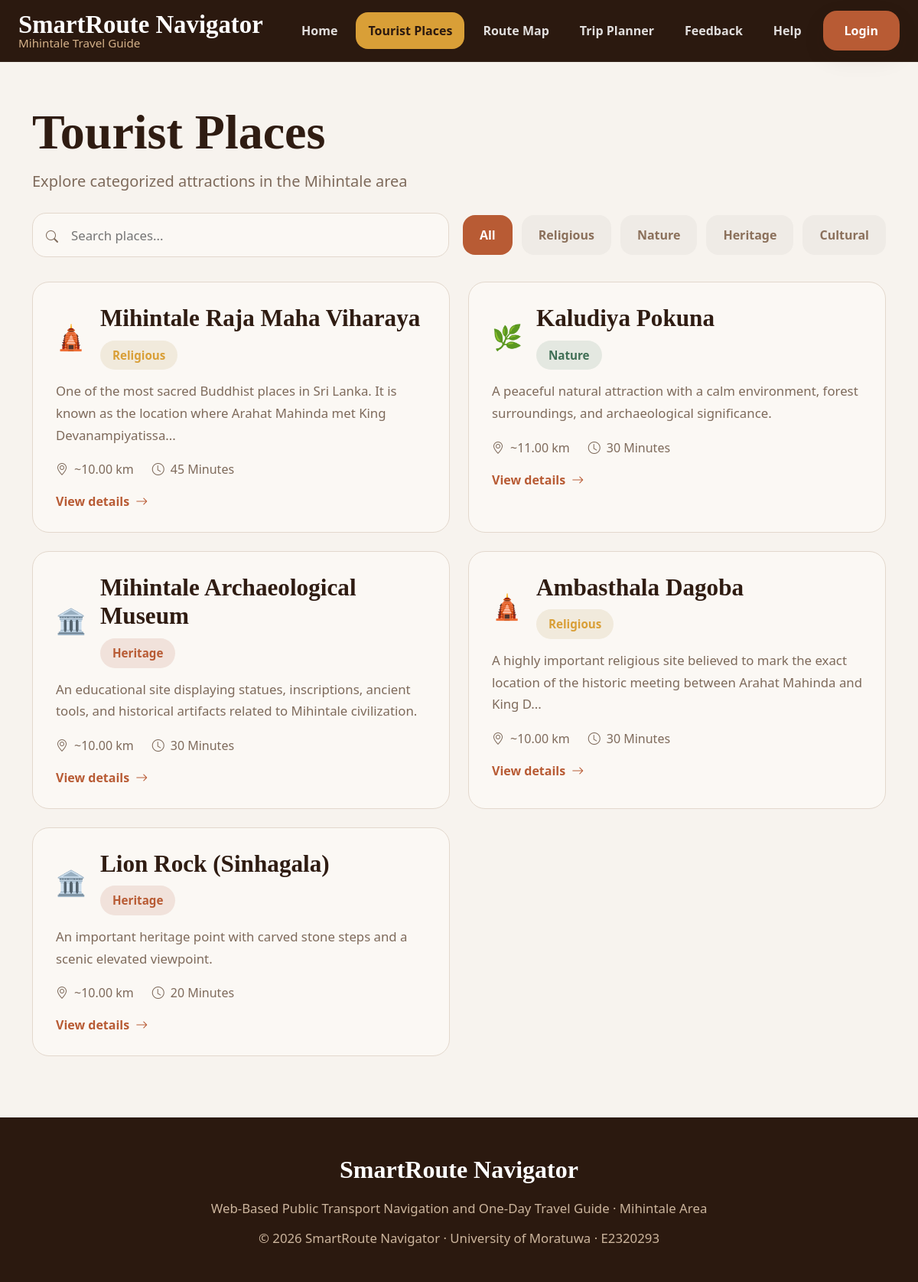
The app's page /pages/poi-list.php with its own data.
### tables this page shows
CREATE TABLE places (
    id INT AUTO_INCREMENT PRIMARY KEY,
    category_id INT NOT NULL,
    name VARCHAR(255) NOT NULL,
    description TEXT NOT NULL,
    location_name VARCHAR(255),
    distance_km DECIMAL(5,2),
    recommended_time VARCHAR(100),
    visit_duration VARCHAR(100),
    tips TEXT,
    image_url TEXT,
    map_embed_url TEXT,
    created_at TIMESTAMP DEFAULT CURRENT_TIMESTAMP,
    updated_at TIMESTAMP DEFAULT CURRENT_TIMESTAMP ON UPDATE CURRENT_TIMESTAMP,
    FOREIGN KEY (category_id) REFERENCES categories(id) ON DELETE CASCADE
);

CREATE TABLE categories (
    id INT AUTO_INCREMENT PRIMARY KEY,
    name VARCHAR(100) NOT NULL,
    description TEXT
);

### pages/poi-list.php (the view, shortened to what this page needs)
<?php
include '../config/db.php';
$basePath = "../";
$currentPage = "places";
$search = isset($_GET['search']) ? trim($_GET['search']) : '';
$category = isset($_GET['category']) ? trim($_GET['category']) : '';
$sql = "SELECT places.*, categories.name AS category_name
        FROM places
        JOIN categories ON places.category_id = categories.id
        WHERE 1=1";
$sql .= " ORDER BY places.id ASC";
$stmt = $conn->prepare($sql);
$stmt->execute();
$result = $stmt->get_result();
include '../includes/header.php';
?>
<section class="section-padding" style="padding-top: 48px;">
  <div class="container">
    <div class="page-header">
      <h1>Tourist Places</h1>
      <p>Explore categorized attractions in the Mihintale area</p>
    </div>
    <form method="GET" action="" class="filter-bar">
      <div class="search-box">
        <i class="bi bi-search"></i>
        <input
          type="text"
          name="search"
          placeholder="Search places..."
          value="<?php echo htmlspecialchars($search); ?>"
        >
      </div>
      <div class="filter-pills">
        <a href="poi-list.php" class="<?php echo ($category === '' ? 'active' : ''); ?>">All</a>
        <a href="?category=Religious<?php echo $search !== '' ? '&search=' . urlencode($search) : ''; ?>" class="<?php echo ($category === 'Religious' ? 'active' : ''); ?>">Religious</a>
        <a href="?category=Nature<?php echo $search !== '' ? '&search=' . urlencode($search) : ''; ?>" class="<?php echo ($category === 'Nature' ? 'active' : ''); ?>">Nature</a>
        <a href="?category=Heritage<?php echo $search !== '' ? '&search=' . urlencode($search) : ''; ?>" class="<?php echo ($category === 'Heritage' ? 'active' : ''); ?>">Heritage</a>
        <a href="?category=Cultural<?php echo $search !== '' ? '&search=' . urlencode($search) : ''; ?>" class="<?php echo ($category === 'Cultural' ? 'active' : ''); ?>">Cultural</a>
      </div>
    </form>
    <div class="row g-4">
      <?php if ($result && $result->num_rows > 0): ?>
        <?php while ($row = $result->fetch_assoc()): ?>
          <?php
            $emoji = "📍";
            if ($row['category_name'] === 'Religious') $emoji = "🛕";
            if ($row['category_name'] === 'Nature') $emoji = "🌿";
            if ($row['category_name'] === 'Heritage') $emoji = "🏛️";
            $pillClass = "pill-cultural";
            if ($row['category_name'] === 'Religious') $pillClass = "pill-religious";
            if ($row['category_name'] === 'Nature') $pillClass = "pill-nature";
            if ($row['category_name'] === 'Heritage') $pillClass = "pill-heritage";
          ?>
          <div class="col-lg-6">
            <div class="place-card">
              <div class="place-top">
                <div class="place-emoji"><?php echo $emoji; ?></div>
                <div>
                  <h3><?php echo htmlspecialchars($row['name']); ?></h3>
                  <span class="category-pill <?php echo $pillClass; ?>" style="margin-bottom: 0;">
                    <?php echo htmlspecialchars($row['category_name']); ?>
                  </span>
                </div>
              </div>
              <p>
                <?php echo htmlspecialchars(mb_strimwidth($row['description'], 0, 130, '...')); ?>
              </p>
              <div class="place-meta">
                <span><i class="bi bi-geo-alt"></i> ~<?php echo htmlspecialchars($row['distance_km']); ?> km</span>
                <span><i class="bi bi-clock"></i> <?php echo htmlspecialchars($row['visit_duration']); ?></span>
              </div>
              <a href="poi-detail.php?id=<?php echo $row['id']; ?>" class="learn-link">
                View details <i class="bi bi-arrow-right"></i>
              </a>
            </div>
          </div>
        <?php endwhile; ?>
      <?php endif; ?>
    </div>
  </div>
</section>
<?php include '../includes/footer.php'; ?>

### includes/header.php (shortened to what this page needs)
<!DOCTYPE html>
<html lang="en">
<head>
  <link href="https://cdn.jsdelivr.net/npm/bootstrap@5.3.3/dist/css/bootstrap.min.css" rel="stylesheet">
  <link href="https://cdn.jsdelivr.net/npm/bootstrap-icons@1.11.3/font/bootstrap-icons.css" rel="stylesheet">
  <link rel="stylesheet" href="<?php echo $basePath; ?>assets/css/theme.css">
</head>
<body>
<nav class="navbar navbar-expand-lg custom-navbar">
  <div class="container-fluid px-4">
    <a class="navbar-brand" href="<?php echo $basePath; ?>index.php">
      SmartRoute Navigator
      <span class="brand-small">Mihintale Travel Guide</span>
    </a>
    <div class="collapse navbar-collapse" id="mainNav">
      <ul class="navbar-nav ms-auto align-items-lg-center">
        <li class="nav-item"><a class="nav-link <?php echo ($currentPage=='home')?'active':''; ?>" href="<?php echo $basePath; ?>index.php">Home</a></li>
        <li class="nav-item"><a class="nav-link <?php echo ($currentPage=='places')?'active':''; ?>" href="<?php echo $basePath; ?>pages/poi-list.php">Tourist Places</a></li>
        <li class="nav-item"><a class="nav-link <?php echo ($currentPage=='route')?'active':''; ?>" href="<?php echo $basePath; ?>pages/route.php">Route Map</a></li>
        <li class="nav-item"><a class="nav-link <?php echo ($currentPage=='planner')?'active':''; ?>" href="<?php echo $basePath; ?>pages/trip-planner.php">Trip Planner</a></li>
        <li class="nav-item"><a class="nav-link <?php echo ($currentPage=='feedback')?'active':''; ?>" href="<?php echo $basePath; ?>pages/feedback.php">Feedback</a></li>
        <li class="nav-item"><a class="nav-link <?php echo ($currentPage=='help')?'active':''; ?>" href="<?php echo $basePath; ?>pages/help.php">Help</a></li>
        <?php if (isset($_SESSION['user_id'])): ?>
          <?php if ($_SESSION['role'] === 'admin'): ?>
            <li class="nav-item ms-lg-2"><a class="btn btn-main" href="<?php echo $basePath; ?>admin/dashboard.php">Admin Panel</a></li>
          <?php else: ?>
            <li class="nav-item ms-lg-2"><a class="btn btn-main" href="<?php echo $basePath; ?>pages/user-dashboard.php">My Dashboard</a></li>
          <?php endif; ?>
          <li class="nav-item ms-lg-2"><a class="btn btn-soft" href="<?php echo $basePath; ?>auth/logout.php">Logout</a></li>
        <?php else: ?>
          <li class="nav-item ms-lg-2"><a class="btn btn-main" href="<?php echo $basePath; ?>auth/login.php">Login</a></li>
        <?php endif; ?>
      </ul>
    </div>
  </div>
</nav>

### includes/footer.php (shortened to what this page needs)
<footer class="site-footer">
  <div class="container">
    <div class="brand">SmartRoute Navigator</div>
    <p>Web-Based Public Transport Navigation and One-Day Travel Guide · Mihintale Area</p>
    <p>© 2026 SmartRoute Navigator · University of Moratuwa · E2320293</p>
  </div>
</footer>
</body>
</html>

### assets/css/theme.css (style rules this page uses)
:root { --bg: #f7f3ee; --surface: #fbf8f4; --card: #f9f5f0; --border: #e3d8cd; --text: #2f1c12; --muted: #7e6a5b; --primary: #b85b34; --primary-dark: #8f4426; --accent: #e0a63a; --nav: #2b190f; --white: #ffffff; --shadow: 0 10px 30px rgba(55, 30, 10, 0.08); --radius: 22px; }
* { box-sizing: border-box; }
html { scroll-behavior: smooth; }
body { margin: 0; background: var(--bg); color: var(--text); font-family: "Segoe UI", Arial, sans-serif; }
h1, h2, h3, h4, h5, h6 { font-family: Georgia, "Times New Roman", serif; color: var(--text); font-weight: 700; }
a { text-decoration: none; }
.section-padding { padding: 80px 0; }
.custom-navbar { background: var(--nav); padding: 10px 0; border-bottom: 1px solid rgba(255,255,255,0.05); }
.navbar-brand { color: #fff !important; font-family: Georgia, "Times New Roman", serif; font-size: 2.05rem; font-weight: 700; line-height: 1.05; }
.brand-small { display: block; color: #d4b189; font-size: 0.95rem; font-family: "Segoe UI", Arial, sans-serif; font-weight: 500; }
.nav-link { color: rgba(255,255,255,0.86) !important; font-weight: 600; padding: 12px 16px !important; border-radius: 16px; margin: 0 4px; }
.nav-link.active, .nav-link:hover { background: #d99f37; color: #2b190f !important; }
.btn-main { background: var(--primary); color: #fff; border: none; border-radius: 18px; padding: 14px 28px; font-weight: 700; box-shadow: var(--shadow); }
.feature-card, .category-card, .place-card, .info-card, .help-card, .faq-item { background: var(--surface); border: 1px solid var(--border); border-radius: var(--radius); box-shadow: none; }
.feature-card p, .help-card p, .place-card p { color: var(--muted); line-height: 1.7; font-size: 1.05rem; }
.learn-link { color: var(--primary); font-weight: 700; display: inline-flex; align-items: center; gap: 8px; }
.category-pill { display: inline-block; padding: 10px 18px; border-radius: 999px; font-weight: 700; margin-bottom: 24px; font-size: 1rem; }
.pill-religious { background: #f1eadc; color: #d99f37; }
.pill-nature { background: #e4e8e1; color: #406f55; }
.pill-heritage { background: #f1e2db; color: #b85b34; }
.page-header { padding: 48px 0 26px; }
.page-header h1 { font-size: 4rem; margin-bottom: 10px; }
.page-header p { color: var(--muted); font-size: 1.25rem; }
.filter-bar { display: flex; gap: 18px; flex-wrap: wrap; margin-bottom: 32px; align-items: center; }
.search-box { flex: 1 1 380px; position: relative; }
.search-box input { width: 100%; min-height: 58px; border-radius: 18px; border: 1px solid var(--border); background: var(--surface); padding: 14px 18px 14px 50px; font-size: 1.05rem; color: var(--text); }
.search-box i { position: absolute; left: 18px; top: 19px; color: var(--muted); }
.filter-pills { display: flex; gap: 12px; flex-wrap: wrap; }
.filter-pills a, .filter-pills button { border: none; background: #efebe6; color: #8b705b; border-radius: 16px; padding: 14px 22px; font-weight: 700; }
.filter-pills .active { background: var(--primary); color: #fff; }
.place-card { padding: 28px 30px; height: 100%; }
.place-top { display: flex; align-items: center; gap: 18px; margin-bottom: 14px; }
.place-emoji { font-size: 2rem; }
.place-card h3 { font-size: 1.95rem; margin-bottom: 10px; }
.place-meta { display: flex; gap: 24px; flex-wrap: wrap; color: var(--muted); margin-top: 18px; margin-bottom: 18px; }
.place-meta span { display: inline-flex; align-items: center; gap: 8px; }
.site-footer { background: var(--nav); color: #f2e7da; text-align: center; padding: 44px 20px; }
.site-footer .brand { font-family: Georgia, "Times New Roman", serif; font-size: 2rem; font-weight: 700; color: #fff; }
.site-footer p { color: #ccb59d; margin-top: 14px; margin-bottom: 0; font-size: 1.05rem; }
.place-card { min-height: 298px; }
.place-card .category-pill { font-size: 0.95rem; padding: 8px 16px; }
.page-header { padding-top: 6px; }
.page-header h1 { font-size: 4rem; }
.page-header p { margin-bottom: 0; }

### records on screen
places: category.name "🛕", name "Mihintale Raja Maha Viharaya", category.name "Religious", description "One of the most sacred Buddhist places in Sri Lanka. It is known as the location where Arahat Mahinda met King Devanampiyatissa...", distance_km "10.00", visit_duration "45 Minutes"
places: category.name "🌿", name "Kaludiya Pokuna", category.name "Nature", description "A peaceful natural attraction with a calm environment, forest surroundings, and archaeological significance.", distance_km "11.00", visit_duration "30 Minutes"
places: category.name "🏛️", name "Mihintale Archaeological Museum", category.name "Heritage", description "An educational site displaying statues, inscriptions, ancient tools, and historical artifacts related to Mihintale civilization.", distance_km "10.00", visit_duration "30 Minutes"
places: category.name "🛕", name "Ambasthala Dagoba", category.name "Religious", description "A highly important religious site believed to mark the exact location of the historic meeting between Arahat Mahinda and King D...", distance_km "10.00", visit_duration "30 Minutes"
places: category.name "🏛️", name "Lion Rock (Sinhagala)", category.name "Heritage", description "An important heritage point with carved stone steps and a scenic elevated viewpoint.", distance_km "10.00", visit_duration "20 Minutes"
